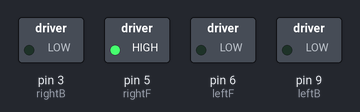
Bench run of a sketch on a simulated Arduino Uno, built with avr-gcc and run on an emulated ATmega328P. On the bench: switched loads named in the sketch (green lamp = pin HIGH).

Above: at 1.0 s.
At 5.0 s:
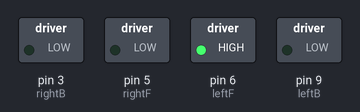
At 9.0 s:
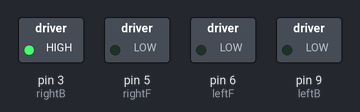
At 13.0 s:
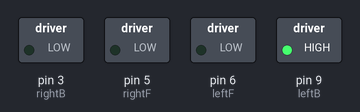
At 19.0 s:
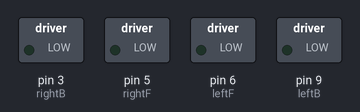
Timing chart, 0 to 20.8 s (numbered marks = the images above):
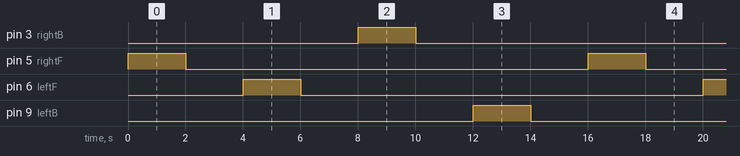

The sketch:

motor_test.ino
```cpp
int rightB = 3; //5
int rightF = 5; //3
int leftF = 6; //9
int leftB = 9; //6
int keepBall = 7;
int releaseBall = 8;

void setup() {
  // put your setup code here, to run once:
  pinMode(leftF, OUTPUT);
  pinMode(leftB, OUTPUT);
  pinMode(rightF, OUTPUT);
  pinMode(rightB, OUTPUT);
  //pinMode(keepBall, OUTPUT);
  //pinMode(releaseBall, OUTPUT);
}

void loop() {

  digitalWrite(rightF, LOW);
  digitalWrite(leftF, LOW);
  digitalWrite(rightB, LOW);
  digitalWrite(leftB, LOW);

  digitalWrite(rightF, HIGH);
  delay(2000);
  digitalWrite(rightF, LOW);
  delay(2000);

  digitalWrite(leftF, HIGH);
  delay(2000);
  digitalWrite(leftF, LOW);
  delay(2000);

  digitalWrite(rightB, HIGH);
  delay(2000);
  digitalWrite(rightB, LOW);
  delay(2000);

  digitalWrite(leftB, HIGH);
  delay(2000);
  digitalWrite(leftB, LOW);
  delay(2000);
  /**
  digitalWrite(keepBall, HIGH);
  delay(2000);
  digitalWrite(keepBall, LOW);
  delay(2000);

  digitalWrite(releaseBall, HIGH);
  delay(2000);
  digitalWrite(releaseBall, LOW);
  delay(2000);
  **/
}
```

Measured:
- by itself, pin 3 (rightB), pin 5 (rightF), pin 6 (leftF), pin 9 (leftB): alternates HIGH for 2.0 s and LOW for 14.0 s
- by itself, everything shown: repeats every 16.0 s, in 8 steps
